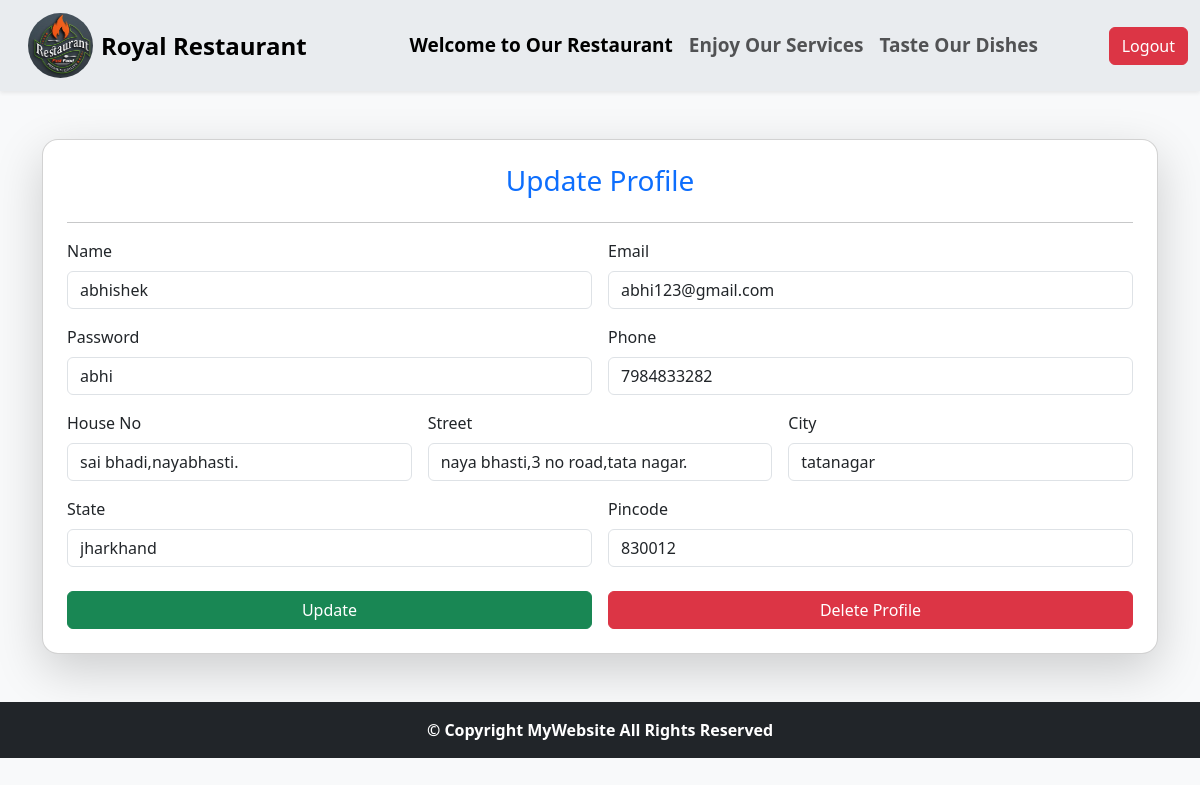
Screenshot of /user.php (signed in) with the database file from the repository.
### tables this page shows
CREATE TABLE `register` (
  `id` int(100) NOT NULL,
  `name` varchar(50) NOT NULL,
  `password` varchar(255) NOT NULL,
  `email` varchar(30) NOT NULL,
  `phone` double NOT NULL,
  `house` varchar(100) NOT NULL,
  `street` varchar(100) NOT NULL,
  `city` varchar(50) NOT NULL,
  `state` varchar(50) NOT NULL,
  `pincode` varchar(10) NOT NULL,
  `user` varchar(50) NOT NULL,
  `created_at` timestamp NOT NULL DEFAULT current_timestamp() ON UPDATE current_timestamp(),
  `updated_at` timestamp NOT NULL DEFAULT current_timestamp() ON UPDATE current_timestamp()
);

### user.php (the view, shortened to what this page needs)
<?php
include("connect.php");
$id   = $_SESSION['id'];
$query = "SELECT * FROM register where id='$id'";
$result = mysqli_query($con, $query);
if ($result && mysqli_num_rows($result) > 0) {
    $row = mysqli_fetch_assoc($result);
} else {
    echo "<script>alert('No user found'); window.location='login.php';</script>";
    exit;
}
?>
<!DOCTYPE html>
<html>
<head>
<link href="https://cdn.jsdelivr.net/npm/bootstrap@5.3.3/dist/css/bootstrap.min.css" rel="stylesheet">
<link rel="stylesheet" href="https://cdnjs.cloudflare.com/ajax/libs/font-awesome/6.5.0/css/all.min.css">
</head>
<body class="bg-light">
<header class="sticky-top shadow-sm">
    <nav class="navbar navbar-expand-lg bg-body-secondary">
        <div class="container-fluid">
            <a class="navbar-brand px-3 d-flex align-items-center" href="#">
                <img src="assets/images/logo1.jpg" class="img-fluid rounded-circle me-2"
                    style="width:65px; height:65px;" alt="Logo">
                <span class="fw-bold fs-4">Royal Restaurant</span>
            </a>
            <div class="collapse navbar-collapse" id="navbarSupportedContent">
                <ul class="navbar-nav mx-auto mb-2 mb-lg-0">
                    <li class="nav-item"><a class="nav-link active fw-semibold" href="#" style="font-size: 19px;">Welcome to Our Restaurant</a></li>
                    <li class="nav-item"><a class="nav-link fw-semibold" href="#" style="font-size: 19px;">Enjoy Our Services</a></li>
                    <li class="nav-item"><a class="nav-link fw-semibold" href="#" style="font-size: 19px;">Taste Our Dishes</a></li>
                </ul>
                <ul class="navbar-nav">
                    <li class="nav-item">
                        <a href="place.php" class="btn btn-danger d-flex align-items-center gap-2">
                            Logout
                        </a>
                    </li>
                </ul>
            </div>
        </div>
    </nav>
</header>
<main>
 <section class="py-5">
  <div class="container">
    <div class="card shadow-lg p-4 rounded-4">
        <h3 class="text-center text-primary">Update Profile</h3>
        <hr>
        <form action="" method="POST">
            <div class="row g-3">
                <div class="col-md-6">
                    <label class="form-label">Name</label>
                    <input name="name" value="<?php echo $row['name']; ?>" class="form-control" type="text">
                </div>
                <div class="col-md-6">
                    <label class="form-label">Email</label>
                    <input name="email" value="<?php echo $row['email']; ?>" class="form-control" type="email">
                </div>
                <div class="col-md-6">
                    <label class="form-label">Password</label>
                    <input name="password" value="<?php echo $row['password']; ?>" class="form-control" type="text">
                </div>
                <div class="col-md-6">
                    <label class="form-label">Phone</label>
                    <input name="phone" value="<?php echo $row['phone']; ?>" class="form-control" type="text">
                </div>
                <div class="col-md-4">
                    <label class="form-label">House No</label>
                    <input name="house" value="<?php echo $row['house']; ?>" class="form-control" type="text">
                </div>
                <div class="col-md-4">
                    <label class="form-label">Street</label>
                    <input name="street" value="<?php echo $row['street']; ?>" class="form-control" type="text">
                </div>
                <div class="col-md-4">
                    <label class="form-label">City</label>
                    <input name="city" value="<?php echo $row['city']; ?>" class="form-control" type="text">
                </div>
                <div class="col-md-6">
                    <label class="form-label">State</label>
                    <input name="state" value="<?php echo $row['state']; ?>" class="form-control" type="text">
                </div>
                <div class="col-md-6">
                    <label class="form-label">Pincode</label>
                    <input name="pincode" value="<?php echo $row['pincode']; ?>" class="form-control" type="text">
                </div>
            </div>
            <div class="mt-4 d-flex gap-3">
                <button type="submit" name="update" class="btn btn-success w-50">Update</button>
                <a href="delete_profile.php?id=<?php echo $row['id']; ?>"
                   class="btn btn-danger w-50"
                   onclick="return confirm('Are you sure you want to delete this record?');">
                   Delete Profile
                </a>
            </div>
        </form>
    </div>
  </div>
 </section>
</main>
<footer class="sticky-bottom " >
 <section class="bg-dark text-white py-3">
      <div class="container">
         <div class="text-white text-center  mt-0">
    <p class="mb-0 fw-bold">© Copyright MyWebsite All Rights Reserved</p>
  </div>
      </div>
    </section>
</footer>
</body>
</html>

### rows the page displays
register: name "abhishek", email "abhi123@gmail.com", password "abhi", phone "7984833282", house "sai bhadi,nayabhasti.", street "naya bhasti,3 no road,tata nagar.", city "tatanagar", state "jharkhand", pincode "830012"
